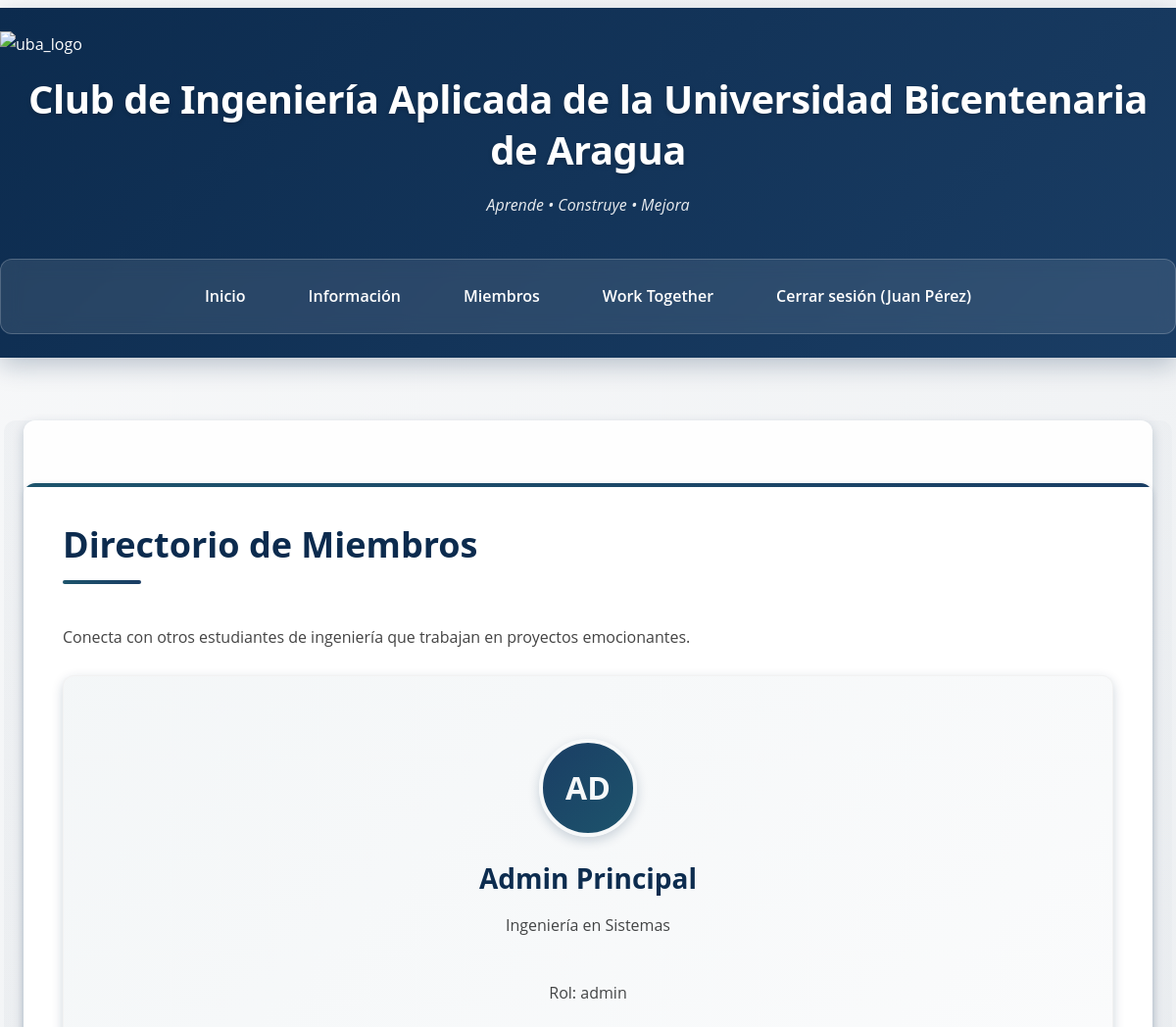
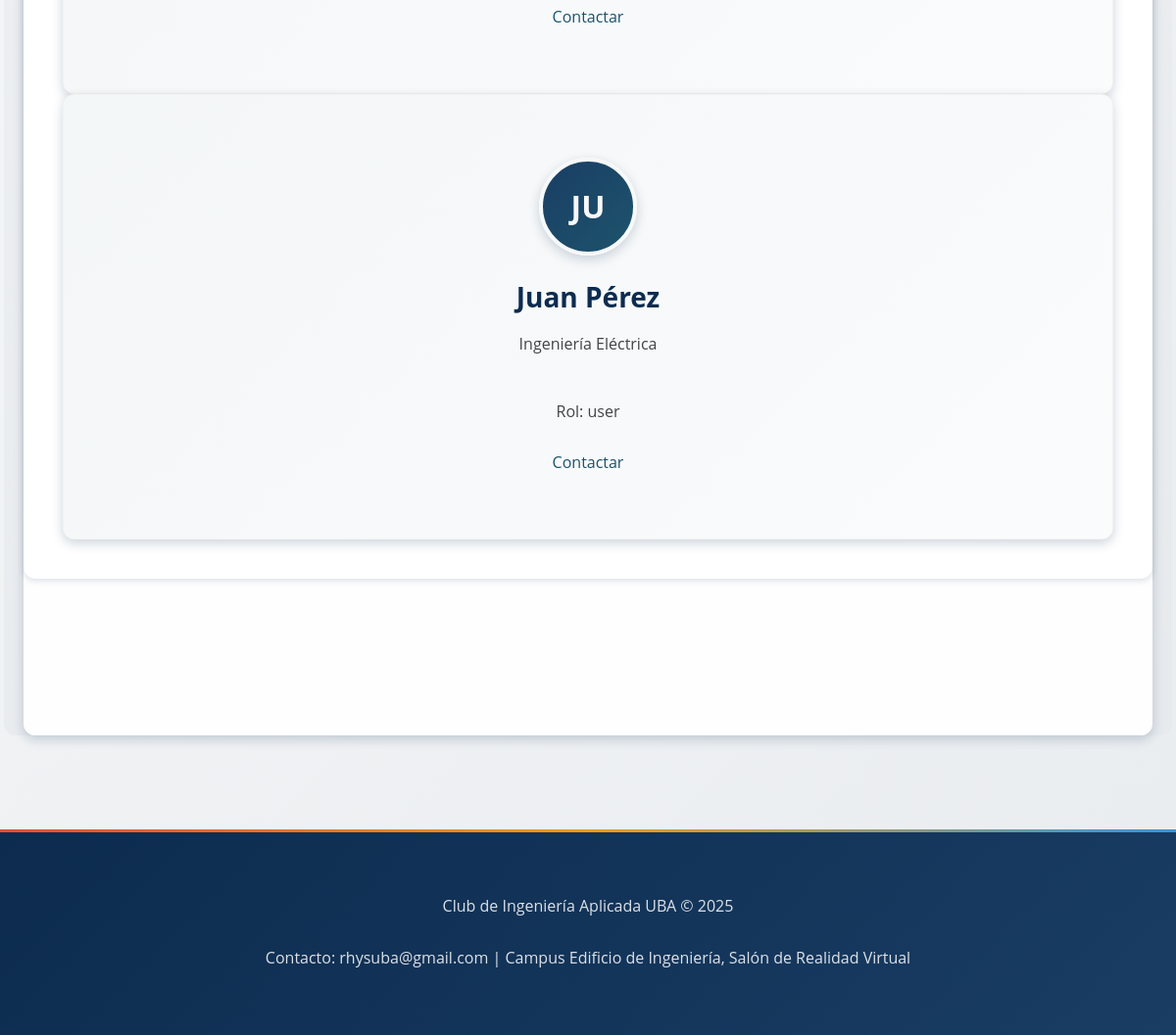
The app's page /members.php (signed in) with its own data (2 pictures, top to bottom).
### tables this page shows
CREATE TABLE `usuarios` (
  `id` int(11) NOT NULL,
  `nombre` varchar(100) NOT NULL,
  `cedula` varchar(20) NOT NULL,
  `telefono` varchar(20) NOT NULL,
  `email` varchar(100) NOT NULL,
  `username` varchar(50) NOT NULL,
  `password` varchar(255) NOT NULL,
  `carrera` varchar(100) NOT NULL,
  `intereses` text DEFAULT NULL,
  `nivel_experiencia` enum('beginner','intermediate','advanced') DEFAULT 'beginner',
  `rol` enum('user','admin') DEFAULT 'user',
  `estado` enum('pendiente','activo','inactivo') DEFAULT 'pendiente',
  `fecha_registro` timestamp NOT NULL DEFAULT current_timestamp(),
  `ultimo_acceso` timestamp NULL DEFAULT NULL,
  `avatar` varchar(255) DEFAULT NULL,
  `created_at` timestamp NOT NULL DEFAULT current_timestamp(),
  `updated_at` timestamp NULL DEFAULT NULL ON UPDATE current_timestamp()
);

### clases/Database.php (called while the page is built, shortened)
<?php
class Database {
    private static $instancia = null;
    private function __construct() {
        try {
            $dsn = 'mysql:host=' . DB_HOST . ';dbname=' . DB_NAME . ';charset=' . DB_CHARSET;
            $this->pdo = new PDO($dsn, DB_USER, DB_PASS);
        } catch (PDOException $e) {
            die('Error de conexión: ' . $e->getMessage());
        }
    }
    public static function obtenerConexion() {
        if (self::$instancia === null) {
            self::$instancia = new self();
        }
        return self::$instancia->pdo;
    }
}

### clases/User.php (called while the page is built, shortened)
<?php
class User {
    private $db;
    public function __construct() {
        $this->db = Database::obtenerConexion();
    }
    public function obtenerMiembros($activos = true) {
        $estado = $activos ? 'activo' : 'pendiente';
        $sql = "SELECT id, nombre, email, carrera, intereses, nivel_experiencia, rol
                FROM usuarios WHERE estado = :estado ORDER BY nombre";
        $stmt = $this->db->prepare($sql);
        $stmt->bindParam(':estado', $estado);
        $stmt->execute();
        return $stmt->fetchAll();
    }
}

### public/members.php (the view, shortened to what this page needs)
<?php
$userModel = new User();
$miembros = $userModel->obtenerMiembros(true);
?>
<!DOCTYPE html>
<html lang="es">
<head>
    <link rel="stylesheet" href="css/styles.css">
</head>
<body>
    <header>
        <img src="img/logo-uba-horizontal1.png" alt="uba_logo">
        <div class="logo">
            <h1>Club de Ingeniería Aplicada de la Universidad Bicentenaria de Aragua</h1>
            <p>Aprende • Construye • Mejora</p>
        </div>
        <nav>
            <ul>
                <li><a href="index.php">Inicio</a></li>
                <li><a href="information.php">Información</a></li>
                <li><a href="members.php">Miembros</a></li>
                <li><a href="work_together.php">Work Together</a></li>
                <li><a href="logout.php">Cerrar sesión (<?php echo $_SESSION['usuario_nombre']; ?>)</a></li>
            </ul>
        </nav>
    </header>
    <main>
        <section class="members-directory">
            <h2>Directorio de Miembros</h2>
            <p>Conecta con otros estudiantes de ingeniería que trabajan en proyectos emocionantes.</p>
            <div class="members-grid">
                <?php if (empty($miembros)): ?>
                    <p>No hay miembros activos aún.</p>
                <?php else: ?>
                    <?php foreach ($miembros as $miembro): ?>
                    <article class="member-card">
                        <div class="member-avatar"><?php echo strtoupper(substr($miembro['nombre'], 0, 2)); ?></div>
                        <h3><?php echo htmlspecialchars($miembro['nombre']); ?></h3>
                        <p class="member-major"><?php echo htmlspecialchars($miembro['carrera']); ?></p>
                        <p class="member-project">Rol: <?php echo $miembro['rol']; ?></p>
                        <a href="#" class="contact-btn">Contactar</a>
                    </article>
                    <?php endforeach; ?>
                <?php endif; ?>
            </div>
        </section>
    </main>
    <footer>
        <p>Club de Ingeniería Aplicada UBA &copy; 2025</p>
        <p>Contacto: rhysuba@gmail.com | Campus Edificio de Ingeniería, Salón de Realidad Virtual</p>
    </footer>
</body>
</html>

### records on screen
usuarios: nombre "AD", nombre "Admin Principal", carrera "Ingeniería en Sistemas", rol "admin"
usuarios: nombre "JU", nombre "Juan Pérez", carrera "Ingeniería Eléctrica", rol "user"

### other values on screen
$_SESSION['usuario_nombre'] "Juan Pérez"
